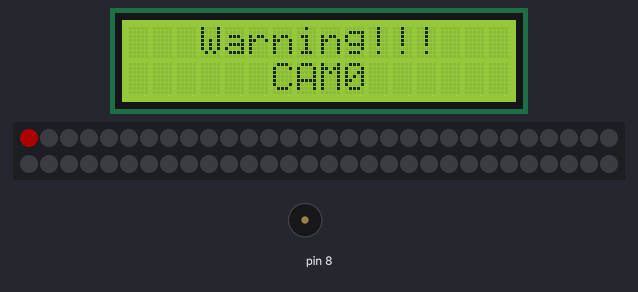
This sketch was run on a simulated Arduino Uno, built with avr-gcc and run on an emulated ATmega328P. On the bench: 16×2 character LCD, 60 RGB LEDs in strip order, left to right, continuing on the next row, buzzer (waves = sounding). Dim RGB values are drawn brighter than linear; the modem accepts every AT command (registered, SIM ready, sends succeed) and sends nothing else; what the sketch prints to the serial monitor is not drawn.

Above: at 13.72 s.
At 18.6 s:
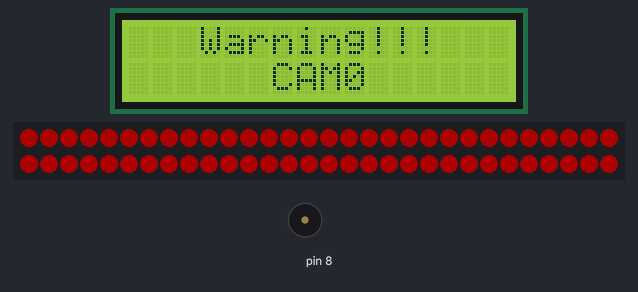
At 32.51 s:
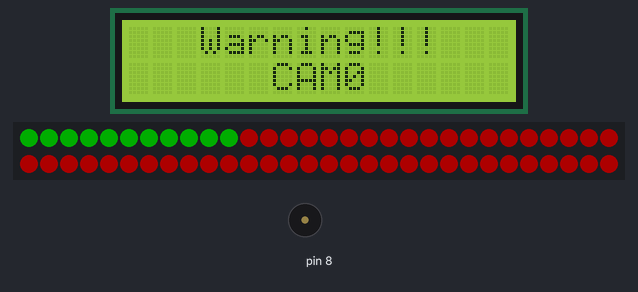
At 37.1 s:
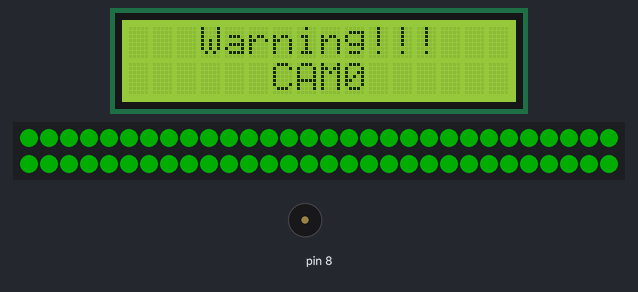
Timing chart, 0 to 38.6 s (numbered marks = the images above):
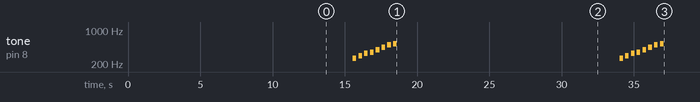

Measured:
- by itself, tone on pin 8: plays 262 Hz for 0.25 s, 294 Hz for 0.25 s, 330 Hz for 0.25 s, 349 Hz for 0.25 s, 392 Hz for 0.25 s, 440 Hz for 0.25 s … (16 notes in this stretch)

The sketch:

FinalCode.ino
```cpp
#include <SoftwareSerial.h>
#include <Wire.h>
#include <LiquidCrystal_I2C.h>
#include <Adafruit_NeoPixel.h>
#ifdef __AVR__
  #include <avr/power.h>
#endif

#define PIN 6
#define NUM_LEDS 60
#define BRIGHTNESS 50
#define TIMEOUT 10000 // mS

String json;
bool res;
int tryNum;
int num=0;
int resultAge = 0;
int resultId = 0;
String resultGender;
int resultSafe;
int melody[] = {262, 294, 330, 349, 392, 440, 494, 523};
int gamma[] = {
    0,  0,  0,  0,  0,  0,  0,  0,  0,  0,  0,  0,  0,  0,  0,  0,
    0,  0,  0,  0,  0,  0,  0,  0,  0,  0,  0,  0,  1,  1,  1,  1,
    1,  1,  1,  1,  1,  1,  1,  1,  1,  2,  2,  2,  2,  2,  2,  2,
    2,  3,  3,  3,  3,  3,  3,  3,  4,  4,  4,  4,  4,  5,  5,  5,
    5,  6,  6,  6,  6,  7,  7,  7,  7,  8,  8,  8,  9,  9,  9, 10,
   10, 10, 11, 11, 11, 12, 12, 13, 13, 13, 14, 14, 15, 15, 16, 16,
   17, 17, 18, 18, 19, 19, 20, 20, 21, 21, 22, 22, 23, 24, 24, 25,
   25, 26, 27, 27, 28, 29, 29, 30, 31, 32, 32, 33, 34, 35, 35, 36,
   37, 38, 39, 39, 40, 41, 42, 43, 44, 45, 46, 47, 48, 49, 50, 50,
   51, 52, 54, 55, 56, 57, 58, 59, 60, 61, 62, 63, 64, 66, 67, 68,
   69, 70, 72, 73, 74, 75, 77, 78, 79, 81, 82, 83, 85, 86, 87, 89,
   90, 92, 93, 95, 96, 98, 99,101,102,104,105,107,109,110,112,114,
  115,117,119,120,122,124,126,127,129,131,133,135,137,138,140,142,
  144,146,148,150,152,154,156,158,160,162,164,167,169,171,173,175,
  177,180,182,184,186,189,191,193,196,198,200,203,205,208,210,213,
  215,218,220,223,225,228,231,233,236,239,241,244,247,249,252,255 };

SoftwareSerial swSerial(2, 3); // RX, TX
LiquidCrystal_I2C lcd(0x27,16,2);
Adafruit_NeoPixel strip = Adafruit_NeoPixel(NUM_LEDS, PIN, NEO_GRBW + NEO_KHZ800);

//LCD, LED 초기화
//통신 시작, 와이파이 연결
void setup(){
  LCD_Off();
  strip.setBrightness(BRIGHTNESS);
  strip.begin();
  strip.show();
  Light_Off();
  Serial.begin(9600);
  swSerial.begin(9600);
  connectWiFi();
}

//api 값 수신, 값에 따라 if-else문 수행
void loop() {
  acquireInfo();
  if (!resultSafe)  //false = 0 true = 1
  {
    LCD_On();
    switch(num){
      case 0: colorWipe(strip.Color(255, 0, 0), 30);
              break;
      case 1: colorWipe(strip.Color(0, 255, 0), 30);
              break;
      case 2: colorWipe(strip.Color(0, 0, 255), 30);
              break;
      case 3: colorWipe(strip.Color(0, 0, 0, 255), 30);
              break;
      case 4: pulseWhite(0);
              rainbow(10);
              break;
      case 5: rainbowCycle(3);
              break;
      case 6: whiteOverRainbow(5,75,5);
              break;
    }
    alarm();
    if(num < 6)  num++;
    else num = 0;
  }
  else
  {
    LCD_Off();
    Light_Off();
  }
}

//소리
void alarm(){
  for (int i = 0; i < 8; i++) {
    tone(8, melody[i], 250);
    delay(400);
    noTone(8);
  }
}

boolean SendCommand(String cmd, String ack){
  swSerial.println(cmd); // 모듈에 AT Command 전송
  if (!echoFind(ack, TIMEOUT))
    return true; // ack blank
    else return false; //  ack found
}

boolean echoFind(String keyword, int timeout){
  json = "";
  byte current_char = 0;
  byte keyword_length = keyword.length();
  long deadline = millis() + timeout;
  bool match = false;
  bool jsonflag = false;
  while(millis() < deadline){
    if (swSerial.available()){
      char ch = swSerial.read();
      Serial.write(ch);
      if(ch == '{') jsonflag = true;
      if(jsonflag == true) json += ch;
      if (ch == keyword[current_char]) {
        if (++current_char == keyword_length) return true;
        match = true;
      } else {
        match = false;
        current_char = 0;
      }
    }
  }
  return false; // Timed out
}

int connectWiFi(void) {
  tryNum = 1;
  while(tryNum<5) {
    Serial.print(F("\nConnecting to AP... (no. "));
    Serial.print(tryNum);
    Serial.println(F(")"));
    res = SendCommand(F("AT+CWJAP=\"hello2\",\"01065873639\""),F("OK"));
    if(res == false) break;
    else tryNum++;
  }
  if(tryNum == 5) return -1;
  Serial.println(F("\nConnect Success."));
}

int acquireInfo(void) {
  String cmd = F("AT+CIPSTART=\"TCP\",\"http://babymonitor.pythonanywhere.com\",80");
  swSerial.println(cmd);
  delay(2000);
  if(swSerial.find("ERROR")){
    return -1;
  }
  cmd = F("GET /api/get/all HTTP/1.1");
  cmd += "\r\n";
  cmd += F("Host: babymonitor.pythonanywhere.com");
  cmd += "\r\n";
  swSerial.print(F("AT+CIPSEND="));
  swSerial.println(cmd.length()+2);
  if(swSerial.find(">")){
    swSerial.print(cmd);
    res = SendCommand("",F("}"));
  }else{
    swSerial.println(F("AT+CIPCLOSE"));
    return -1;
  }
  swSerial.println(F("AT+CIPCLOSE"));

  resultAge = ageFind();
  resultId = idFind();
  resultGender = genderFind();
  resultSafe = safeFind();

  if(res == false) {
    Serial.print(F("\n(AGE = "));
    Serial.print(resultAge);
    Serial.println(F(")"));
    Serial.print(F("\nID = "));
    Serial.print(resultId);
    Serial.println(F(")"));
    Serial.print(F("\n(GENDER = "));
    Serial.print(resultGender);
    Serial.println(F(")"));
    Serial.print(F("\n(SAFE = "));
    Serial.print(resultSafe);
    Serial.println(F(")"));
  }
  Serial.println(F("\nClosing connection to host."));
  swSerial.println(F("AT+CIPCLOSE"));
}

int ageFind() {
  int ageIdx = json.indexOf("age\":");
  int ageEndIdx = json.indexOf(",", ageIdx+1);
  String resultAge = json.substring(ageIdx+5, ageEndIdx);
  return (int)resultAge.toInt();
}

int idFind() {
  int idIdx = json.indexOf("camId");
  int idEndIdx = json.indexOf(",", idIdx+1);
  String resultId = json.substring(idIdx+7, idEndIdx);
  return (int)resultId.toInt();
}

String genderFind() {
  int genderIdx = json.indexOf("gender");
  int genderEndIdx = json.indexOf("\"", genderIdx+9);
  String resultGender = json.substring(genderIdx+9, genderEndIdx);
  return resultGender;
}

int safeFind() {
  int safeidx = json.indexOf("isSafe");
  int safeEndidx = json.indexOf("}", safeidx+1);
  String safe = json.substring(safeidx+8, safeEndidx);
  int resultSafe;
  if(safe.equals("true"))
    resultSafe = 1;
   else
    resultSafe = 0;
  return resultSafe;
}

void LCD_On(){
  lcd.init();
  lcd.backlight();
  lcd.setCursor(3,0);
  lcd.print("Warning!!!");
  lcd.setCursor(6,1);
  lcd.print("CAM");
  lcd.print(resultId);
}

void colorWipe(uint32_t c, uint8_t wait) {
  for(uint16_t i=0; i<strip.numPixels(); i++) {
    strip.setPixelColor(i, c);
    strip.show();
    delay(wait);
  }
}

void pulseWhite(uint8_t wait) {
  for(int j = 0; j < 256 ; j++){
      for(uint16_t i=0; i<strip.numPixels(); i++) {
          strip.setPixelColor(i, strip.Color(0,0,0, gamma[j] ) );
        }
        delay(wait);
        strip.show();
      }

  for(int j = 255; j >= 0 ; j--){
      for(uint16_t i=0; i<strip.numPixels(); i++) {
          strip.setPixelColor(i, strip.Color(0,0,0, gamma[j] ) );
        }
        delay(wait);
        strip.show();
      }
}

void whiteOverRainbow(uint8_t wait, uint8_t whiteSpeed, uint8_t whiteLength ) {
  if(whiteLength >= strip.numPixels()) whiteLength = strip.numPixels() - 1;
  int head = whiteLength - 1;
  int tail = 0;
  int loops = 3;
  int loopNum = 0;
  static unsigned long lastTime = 0;

  while(true){
    for(int j=0; j<256; j++) {
      for(uint16_t i=0; i<strip.numPixels(); i++) {
        if((i >= tail && i <= head) || (tail > head && i >= tail) || (tail > head && i <= head) ){
          strip.setPixelColor(i, strip.Color(0,0,0, 255 ) );
        }
        else{
          strip.setPixelColor(i, Wheel(((i * 256 / strip.numPixels()) + j) & 255));
        }
      }

      if(millis() - lastTime > whiteSpeed) {
        head++;
        tail++;
        if(head == strip.numPixels()){
          loopNum++;
        }
        lastTime = millis();
      }

      if(loopNum == loops) return;

      head%=strip.numPixels();
      tail%=strip.numPixels();
      strip.show();
      delay(wait);
    }
  }
}

void rainbowCycle(uint8_t wait) {
  uint16_t i, j;

  for(j=0; j<256 * 5; j++) { // 5 cycles of all colors on wheel
    for(i=0; i< strip.numPixels(); i++) {
      strip.setPixelColor(i, Wheel(((i * 256 / strip.numPixels()) + j) & 255));
    }
    strip.show();
    delay(wait);
  }
}

void rainbow(uint8_t wait) {
  uint16_t i, j;

  for(j=0; j<256; j++) {
    for(i=0; i<strip.numPixels(); i++) {
      strip.setPixelColor(i, Wheel((i+j) & 255));
    }
    strip.show();
    delay(wait);
  }
}

// Input 0~255
uint32_t Wheel(byte WheelPos) {
  WheelPos = 255 - WheelPos;
  if(WheelPos < 85) {
    return strip.Color(255 - WheelPos * 3, 0, WheelPos * 3,0);
  }
  if(WheelPos < 170) {
    WheelPos -= 85;
    return strip.Color(0, WheelPos * 3, 255 - WheelPos * 3,0);
  }
  WheelPos -= 170;
  return strip.Color(WheelPos * 3, 255 - WheelPos * 3, 0,0);
}

uint8_t red(uint32_t c) {
  return (c >> 8);
}
uint8_t green(uint32_t c) {
  return (c >> 16);
}
uint8_t blue(uint32_t c) {
  return (c);
}

void LCD_Off(){
  lcd.init();
  lcd.noBacklight();
}

void Light_Off(){
   for(int i=0;i<NUM_LEDS;i++){
    // pixels.Color takes RGB values, from 0,0,0 up to 255,255,255
    strip.setPixelColor(i, strip.Color(0,0,0));
    strip.show(); // This sends the updated pixel color to the hardware.
  }
}
```
